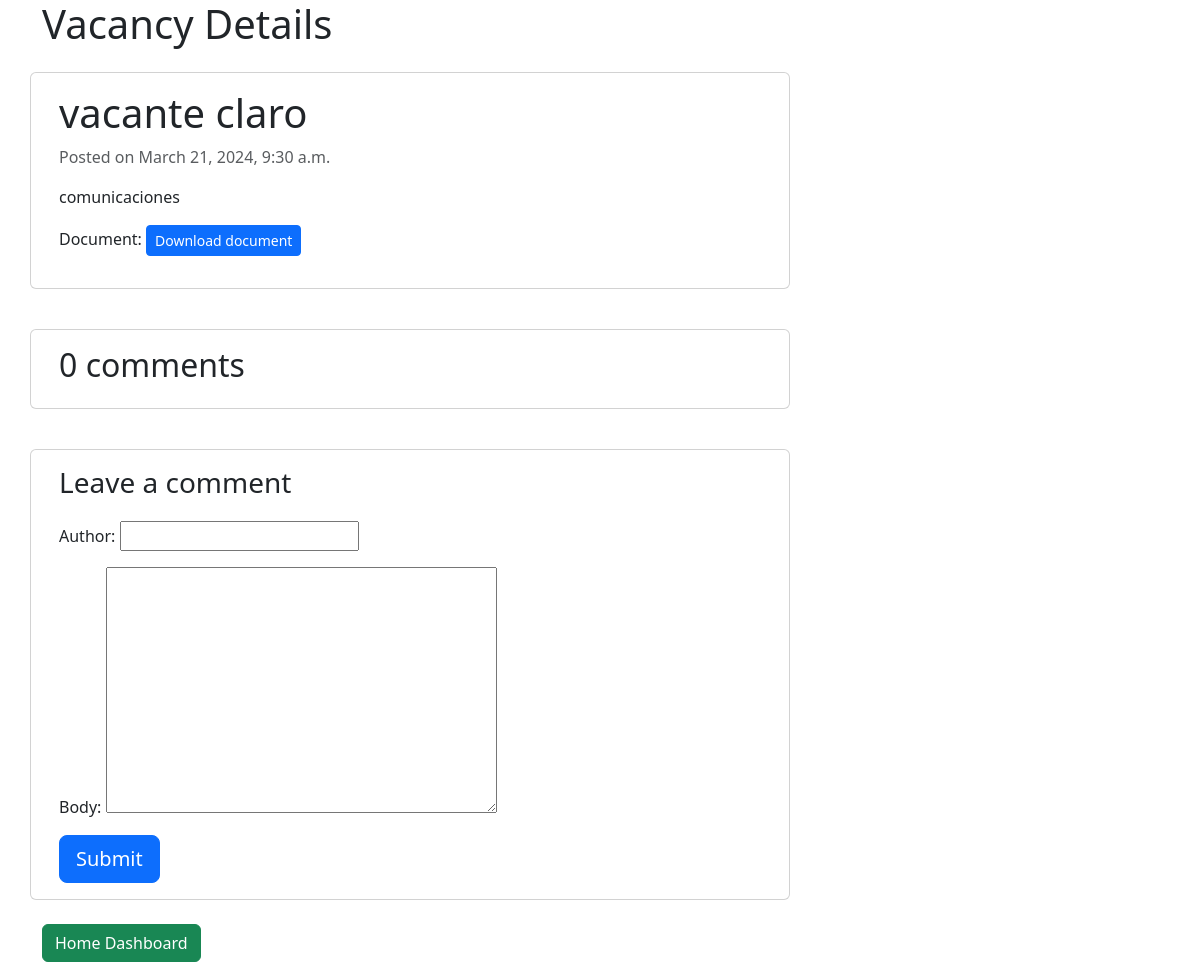
Page /vacancies/1/detail/ on the earlier database version.
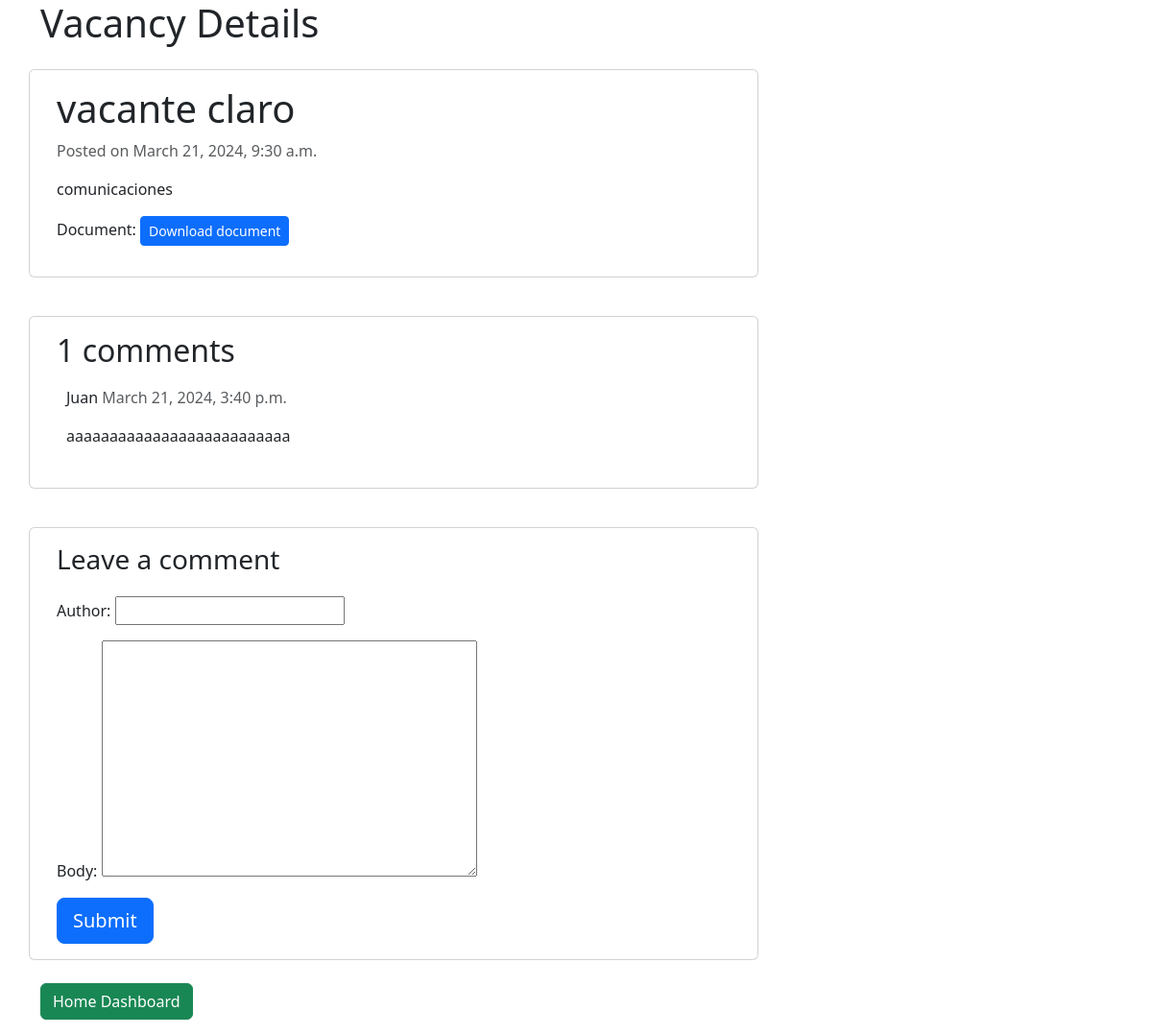
Same page on the later database version.
### TalentSwapApp/models.py (models this page shows, shortened)
class Comment(models.Model):
    vacancy = models.ForeignKey(Vacancy, on_delete=models.CASCADE, related_name='comments')
    author = models.CharField(max_length=60)
    body = models.TextField()
    created_on = models.DateTimeField(auto_now_add=True)
    active = models.BooleanField(default=False)
    class Meta:
        ordering = ['created_on']

### TalentSwapApp/views.py (the view)
# urls.py: path('vacancies/<int:id>/detail/', views.vacancy_detail, name='vacancy_detail'),
def vacancy_detail(request, id):
    template_name = 'TalentSwapApp/vacancy_details.html'
    vacancy = get_object_or_404(Vacancy, id=id)
    print(vacancy.title)
    print(vacancy.description)
    print(vacancy.created_on)
    comments = vacancy.comments.filter(active=True)
    new_comment = None
    if request.method == 'POST':
        comment_form = CommentForm(data=request.POST)
        if comment_form.is_valid():
            new_comment = comment_form.save(commit=False)
            new_comment.vacancy = vacancy
            new_comment.save()
    else:
        comment_form = CommentForm()
    return render(request, template_name, {'vacancy': vacancy,
                                        'comments': comments,
                                        'new_comment': new_comment,
                                        'comment_form': comment_form})

### TalentSwapApp/forms.py
class CommentForm(forms.ModelForm):
    class Meta:
        model = Comment
        fields = ('author', 'body')

### TalentSwapApp/templates/TalentSwapApp/vacancy_details.html (shortened to what this page needs)
<!doctype html>
<html lang="en">
    <head>
        <div class="container">
            <h1>Vacancy Details</h1>
            <link href="https://cdn.jsdelivr.net/npm/bootstrap@5.3.3/dist/css/bootstrap.min.css" rel="stylesheet">
        </div>
    </head>
    <body>
        <div class="container">
            <div class="row">
                <div class="col-md-8 card mb-4 mt-3 left top">
                    <div class="card-body">
                        <h1>{% block title%}{{ vacancy.title }}{% endblock title%}</h1>
                        <p class="text-muted">Posted on {{ vacancy.created_on }}</p>
                        <p class="card-text">{{ vacancy.description | safe }}</p>
                        <p>Document: <a href="{{ vacancy.document.url }}" class="btn btn-primary btn-sm" target="_blank">Download document</a></p>
                    </div>
                </div>
                <div class="col-md-8 card mb-4 mt-3">
                    <div class="card-body">
                        <h2>{{ comments.count }} comments</h2>
                        {% for comment in comments %}
                            <div class="comments" style="padding: 10px;">
                                <p class="font-weight-bold">
                                    {{ comment.author }}
                                    <span class="text-muted font-weight-normal">
                                        {{ comment.created_on }}
                                    </span>
                                </p>
                                <p>
                                    {{ comment.body | linebreaks }}
                                </p>
                            </div>
                        {% endfor %}
                    </div>
                </div>
                <div class="col-md-8 card mb-4 mt-3">
                    <div class="card-body">
                        {% if new_comment %}
                            <div class="alert alert-success" role="alert">
                                Your comment is awaiting moderation
                            </div>
                        {% else %}
                            <h3>Leave a comment</h3>
                            <form method="post" style="margin-top: 1.3em;">
                                {{ comment_form.as_p }}
                                <button type="submit" class="btn btn-primary btn-lg">Submit</button>
                            </form>
                        {% endif %}
                    </div>
                </div>
                <p>
                    <a href="{% url 'dashboard_employee' %}" class="btn btn-success">Home Dashboard</a>
                </p>
            </div>
        </div>
    </body>
</html>

Differences in the rows shown:
now on this page (row edited): Comment: author "Juan", created_on "March 21, 2024, 3:40 p.m.", body "aaaaaaaaaaaaaaaaaaaaaaaaaa"
Other differences:
{{ comments.count }}: "0" → "1"
